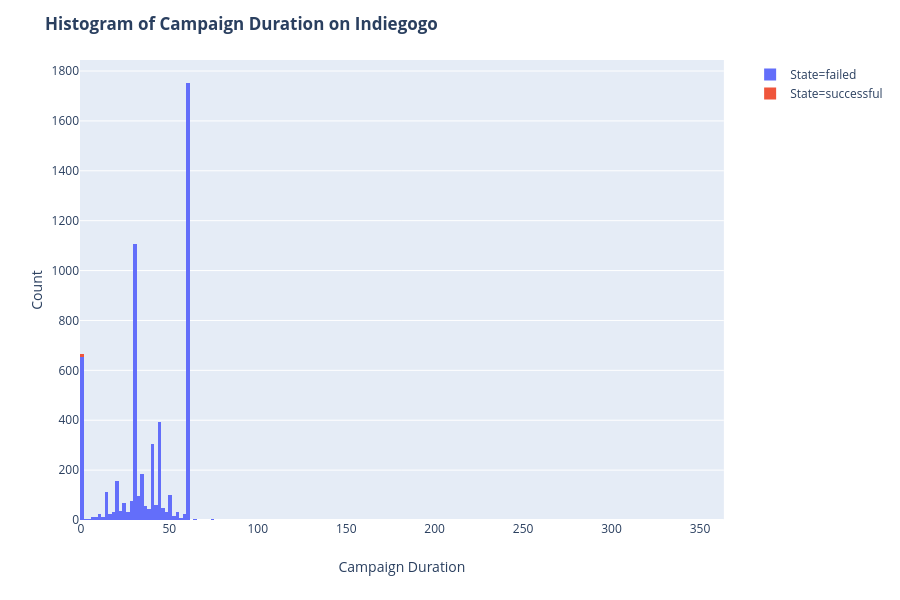

This figure's notebook cell:
### Code cell
# The frequency of Indiegogo project last
fig_his_ind = px.histogram(indiegogo_df, x='Length', color='State')
fig_his_ind.update_layout(
    title_text='<b>Histogram of Campaign Duration on Indiegogo</b>', # title of plot
    xaxis_title_text='Campaign Duration', # xaxis label
    yaxis_title_text='Count', # yaxis label

)
fig_his_ind.show()

### Figure 1 — Plotly figure (JSON) as saved in the notebook; plotly's stock layout.template omitted (floating-point values rounded to 4 significant figures; data arrays with more than 128 entries replaced by an {"elided": "..."} marker saying what was removed)
{"data": [{"alignmentgroup": "True", "bingroup": "x", "hoverlabel": {"namelength": 0}, "hovertemplate": "State=failed<br>Length=%{x}<br>count=%{y}", "legendgroup": "State=failed", "marker": {"color": "#636efa"}, "name": "State=failed", "offsetgroup": "State=failed", "orientation": "v", "showlegend": true, "type": "histogram", "x": {"elided": "5543 str values"}, "xaxis": "x", "yaxis": "y"}, {"alignmentgroup": "True", "bingroup": "x", "hoverlabel": {"namelength": 0}, "hovertemplate": "State=successful<br>Length=%{x}<br>count=%{y}", "legendgroup": "State=successful", "marker": {"color": "#EF553B"}, "name": "State=successful", "offsetgroup": "State=successful", "orientation": "v", "showlegend": true, "type": "histogram", "x": ["44", "1", "1", "1", "1", "17", "1", "1", "1", "30", "1", "1", "1", "1", "55"], "xaxis": "x", "yaxis": "y"}], "layout": {"barmode": "relative", "height": 600, "legend": {"tracegroupgap": 0}, "margin": {"t": 60}, "title": {"text": "<b>Histogram of Campaign Duration on Indiegogo</b>"}, "xaxis": {"anchor": "y", "domain": [0, 0.98], "title": {"text": "Campaign Duration"}}, "yaxis": {"anchor": "x", "domain": [0, 1], "title": {"text": "Count"}}}}
